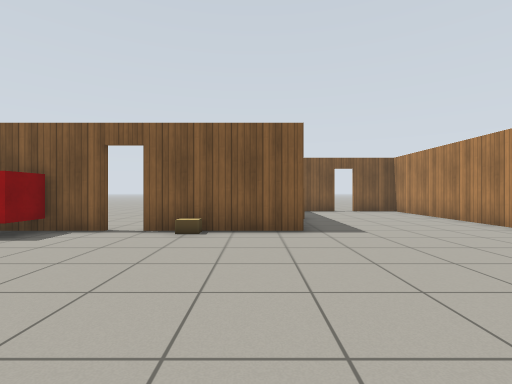
[1] (above)

14 first-person views from a walk through a robot-simulator world made for Gazebo. The camera is 0.9 m above the floor, looks level and sees 85° across. The floor is counted in squares, 1 m on a side. Each view is taken from the middle of a square. On the plan, view 1 faces up. The plan holds only what a view shows up to about 11 squares ahead; the rest is blank. Gazebo's built-in surfaces are drawn with simple patterns. Some stock models are drawn as simple stand-ins.

[2]
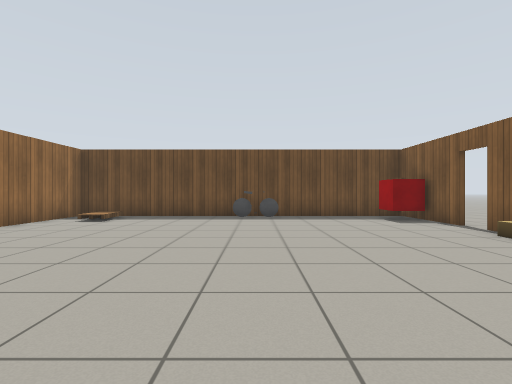

[3]
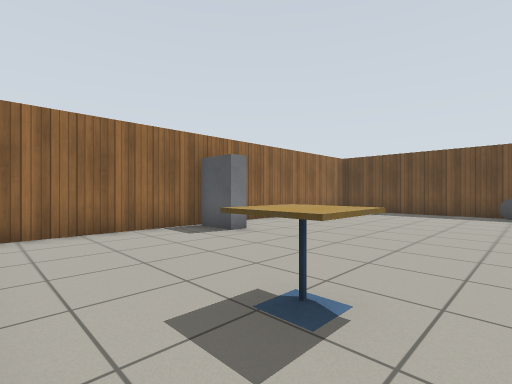

[4]
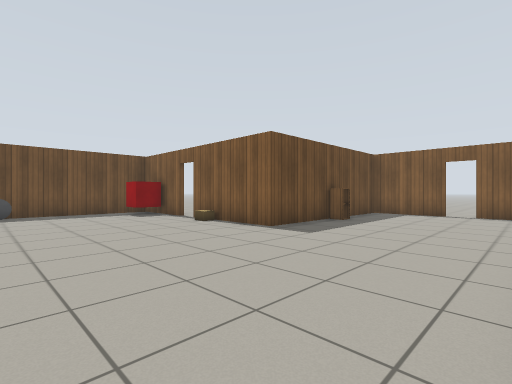

[5]
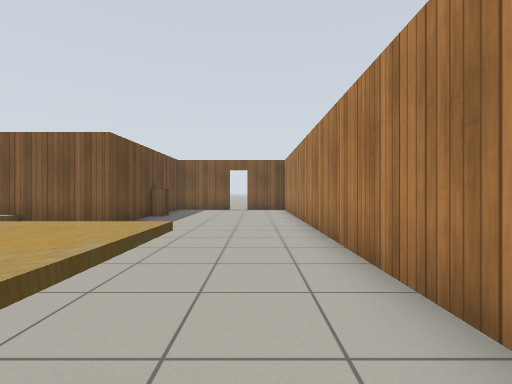

[6]
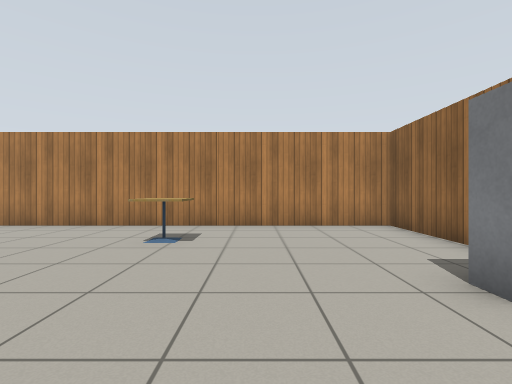

[7]
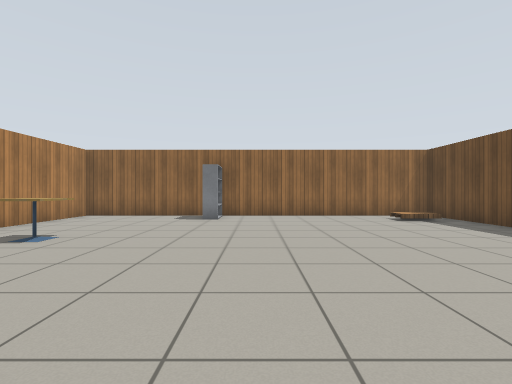

[8]
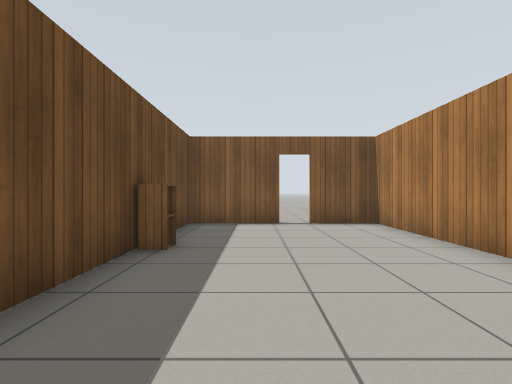

[9]
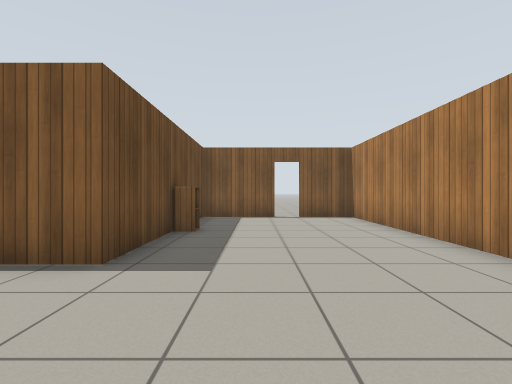

[10]
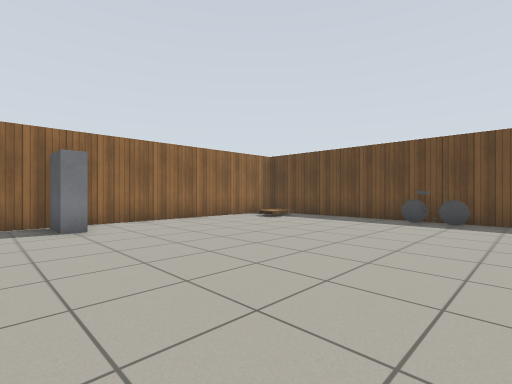

[11]
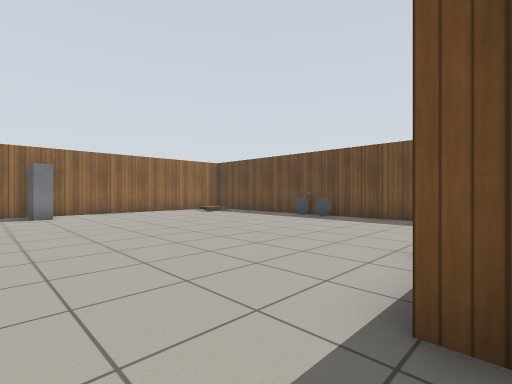

[12]
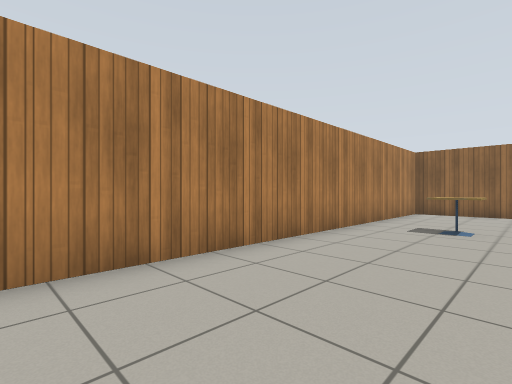

[13]
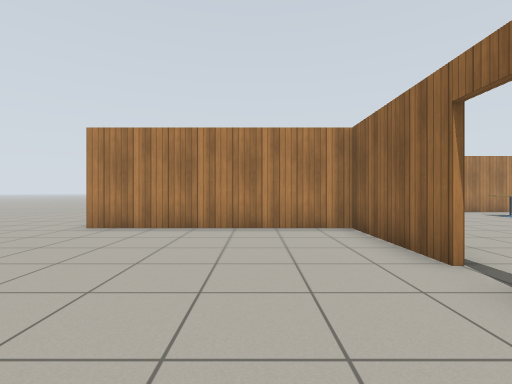

[14]
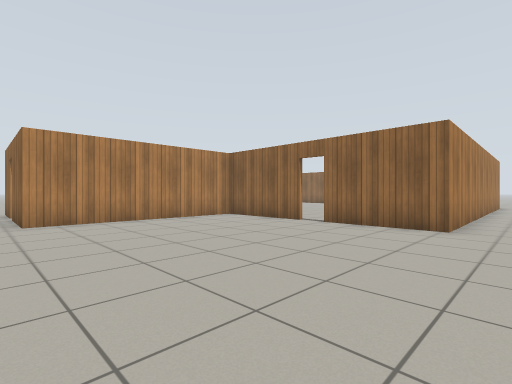

### Floor plan
Points are (right, up) in squares from view 1. A wall is a line through its corners. A room is listed if a view was taken in it or the views show most of it. See-through windows are left out.
Room 1 (views 1, 2, 3, 4, 5, 6, 7, 8, 9, 10, 11, 12)
walls: (-0.6, 6.6) (0.9, 6.6) (0.9, 7.6); (-2.1, 6.5) (-2.6, 6.5); (-3.5, 6.5) (-4.5, 6.5); (-6.5, 0.6) (-6.5, -5.6) (6.4, -5.6) (6.4, 13.1) (4.5, 13.1); (-6.5, 6.5) (-6.5, 1.6); (3.8, 13.1) (1.1, 13.1) (1.1, 6.5) (-0.5, 6.5)
ways out: opening at (-1, 7) to room 2; open door at (-3, 6.5) to room 2; opening at (-6.5, 1); open door at (4, 13)
objects: red box (-6, 6) to (-5, 6); pallet (-5, -4); cardboard box (-2, 6) to (-1, 6); shelf (1, -5) to (1, -4); cabinet (1, 10); cafe table (4, 0)
Room 2 (views 13, 14)
walls: (-4.6, 6.6) (-3.5, 6.6); (0.9, 7.6) (0.9, 13.2)
ways out: opening at (-1, 7) to room 1; open door at (-3, 6.5) to room 1; opening at (-8, 6); opening at (0, 14)

Positions as (right, up) in squares from view 1, and headings:
1: (0, 0), facing up
2: (4, 1), facing left
3: (6, 1), facing down-left
4: (6, 1), facing up-left
5: (5, -1), facing up
6: (-1, -2), facing right
7: (0, 5), facing down
8: (3, 5), facing up
9: (3, 3), facing up
10: (3, 3), facing down-left
11: (3, 7), facing down-left
12: (3, 7), facing down-right
13: (-6, 9), facing right
14: (-8, 14), facing down-right
